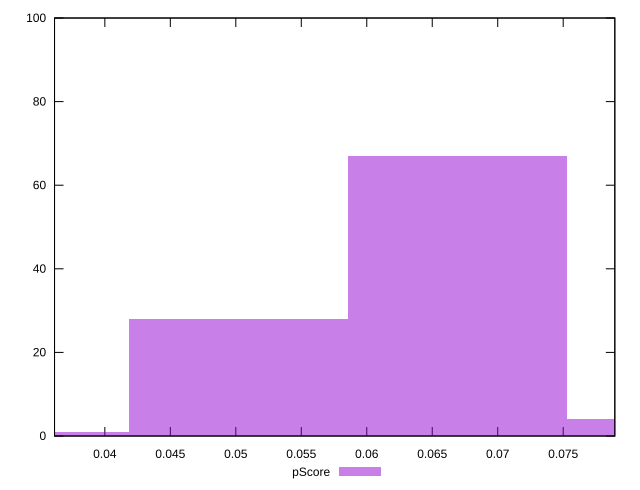

The gnuplot source for this figure:
reset

$pScore <<EOF
0.03345948527502172 1
0.06691897055004344 67
0.08364871318755429 4
0.05018922791253258 28
EOF

set key outside below
set boxwidth 0.01672974263751086
set xrange [0.036158061419506726:0.07894196851669033]
set yrange [0:100]
set trange [0:100]
set style fill transparent solid 0.5 noborder
set terminal svg size 640, 490 enhanced background rgb 'white'
set output "report_00018_2021-02-10T15-25-16.877Z/largest-contentful-paint/samples/pages+cached+noadtech+nomedia/pScore/histogram.svg"

plot $pScore title "pScore" with boxes

reset
